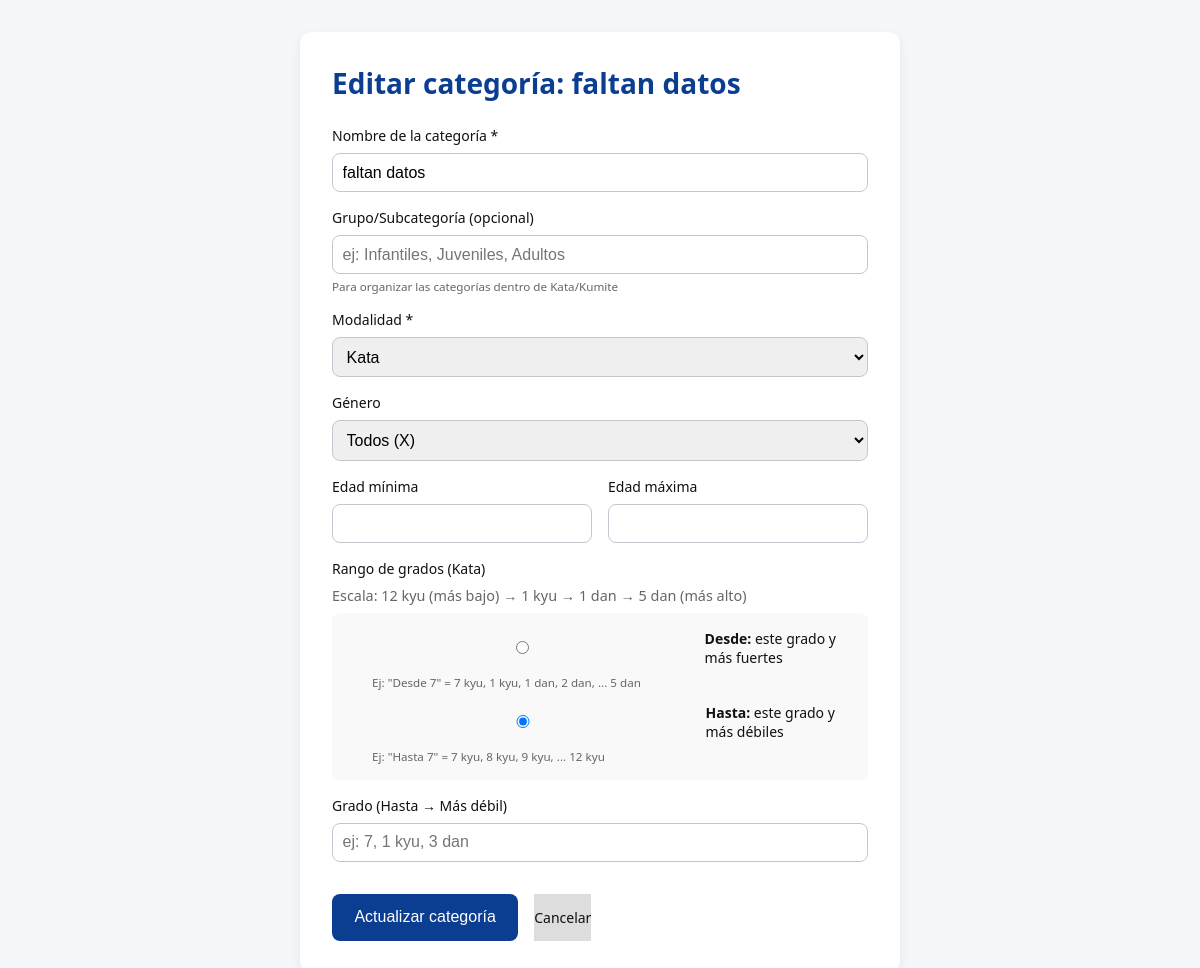
The app's page /category/4/edit with its own data.
### app.py (models this page shows)
class Category(db.Model):
    __tablename__ = "categories"
    id = db.Column(db.Integer, primary_key=True)
    competition_id = db.Column(db.Integer, db.ForeignKey("competitions.id"), nullable=False)
    name = db.Column(db.String(255), nullable=False)
    modality = db.Column(db.String(10), nullable=False)  # "kata" or "kumite"
    group = db.Column(db.String(100), nullable=True)  # Group/Subcategory for organization
    criteria = db.Column(db.JSON, nullable=False)  # e.g., {"age_min": 10, "age_max": 12, "gender": "M", "grade": "3"}
    competition = db.relationship("Competition", back_populates="categories")
    participant_links = db.relationship("ParticipantCategory", back_populates="category", cascade="all, delete-orphan")
    participants = db.relationship(
        "Participant",
        secondary="participant_categories",
        back_populates="categories",
        viewonly=True,
        overlaps="participant_links"
    )
    matches = db.relationship("Match", back_populates="category", cascade="all, delete-orphan")

### app.py (the view, shortened to what this page needs)
@app.route("/category/<int:cat_id>/edit", methods=["GET", "POST"])
def edit_category(cat_id):
    category = Category.query.get_or_404(cat_id)
    competition = category.competition
    return render_template("edit_category.html", category=category, competition=competition)

### templates/edit_category.html (shortened to what this page needs)
<!doctype html>
<html lang="es">
<head>
</head>
<body>
  <main>
    <h1>Editar categoría: {{ category.name }}</h1>
    <form method="post">
      <div class="form-group">
        <label for="name">Nombre de la categoría *</label>
        <input type="text" id="name" name="name" value="{{ category.name }}" required>
      </div>
      <div class="form-group">
        <label for="group">Grupo/Subcategoría (opcional)</label>
        <input type="text" id="group" name="group" value="{{ category.group or '' }}" placeholder="ej: Infantiles, Juveniles, Adultos">
        <small style="display: block; margin-top: 0.3rem; color: #666;">Para organizar las categorías dentro de Kata/Kumite</small>
      </div>
      <div class="form-group">
        <label for="modality">Modalidad *</label>
        <select id="modality" name="modality" required onchange="updateForm()">
          <option value="kata" {% if category.modality == 'kata' %}selected{% endif %}>Kata</option>
        </select>
      </div>
      <div class="form-group">
        <label for="gender">Género</label>
        <select id="gender" name="gender">
          <option value="X" {% if category.criteria.get('gender', 'X') == 'X' %}selected{% endif %}>Todos (X)</option>
        </select>
      </div>
      <div class="form-row">
        <div class="form-group">
          <label for="age_min">Edad mínima</label>
          <input type="number" id="age_min" name="age_min" value="{{ category.criteria.get('age_min', '') }}" min="0">
        </div>
        <div class="form-group">
          <label for="age_max">Edad máxima</label>
          <input type="number" id="age_max" name="age_max" value="{{ category.criteria.get('age_max', '') }}" min="0">
        </div>
      </div>
      <div id="kata-fields" {% if category.modality != 'kata' %}style="display:none;"{% endif %}>
        <div class="form-group">
          <label>Rango de grados (Kata)</label>
          <p style="font-size: 0.9rem; color: #666; margin-bottom: 0.5rem;">
            Escala: 12 kyu (más bajo) → 1 kyu → 1 dan → 5 dan (más alto)
          </p>
          <div style="margin-bottom: 1rem; padding: 1rem; background: #f9f9f9; border-radius: 8px;">
            {% set grade_type = 'desde' if category.criteria.get('grade_min') else 'hasta' %}
            {% set grade_value = category.criteria.get('grade_min_display') or category.criteria.get('grade_max_display') or category.criteria.get('grade_min') or category.criteria.get('grade_max') %}
            <div style="margin-bottom: 0.8rem;">
              <label style="display: flex; align-items: center; cursor: pointer; font-weight: normal;">
                <input type="radio" id="grade_type_desde" name="grade_type" value="desde" {% if grade_type == 'desde' %}checked{% endif %} onchange="updateGradeType()">
                <span style="margin-left: 0.5rem;"><strong>Desde:</strong> este grado y más fuertes</span>
              </label>
              <small style="display: block; margin-left: 1.5rem; margin-top: 0.3rem; color: #666;">
                Ej: "Desde 7" = 7 kyu, 1 kyu, 1 dan, 2 dan, ... 5 dan
              </small>
            </div>
            <div>
              <label style="display: flex; align-items: center; cursor: pointer; font-weight: normal;">
                <input type="radio" id="grade_type_hasta" name="grade_type" value="hasta" {% if grade_type == 'hasta' %}checked{% endif %} onchange="updateGradeType()">
                <span style="margin-left: 0.5rem;"><strong>Hasta:</strong> este grado y más débiles</span>
              </label>
              <small style="display: block; margin-left: 1.5rem; margin-top: 0.3rem; color: #666;">
                Ej: "Hasta 7" = 7 kyu, 8 kyu, 9 kyu, ... 12 kyu
              </small>
            </div>
          </div>
          <div>
            <label for="grade_value" id="grade_value_label" style="margin-bottom: 0.5rem;">Ingresa el grado</label>
            <input type="text" id="grade_value" name="grade_value" value="{{ grade_value or '' }}" placeholder="ej: 7, 1 kyu, 3 dan">
          </div>
        </div>
      </div>
      <div class="buttons">
        <button type="submit" class="btn-primary">Actualizar categoría</button>
        <a href="{{ url_for('competition_detail', comp_id=competition.id) }}" class="btn-secondary">Cancelar</a>
      </div>
    </form>
  </main>
</body>
</html>

### templates/edit_category.html (style rules this page uses)
* { margin: 0; padding: 0; box-sizing: border-box; }
body { font-family: system-ui, sans-serif; background: #f5f7fb; color: #111; font-size: 14px; }
main { max-width: 600px; margin: 2rem auto; background: white; padding: 2rem; border-radius: 12px; box-shadow: 0 4px 12px rgba(0,0,0,.08); }
h1 { color: #0b3d91; margin-bottom: 1.5rem; }
.form-group { margin-bottom: 1rem; }
label { display: block; font-weight: 500; margin-bottom: 0.5rem; }
input, select { width: 100%; padding: 0.6rem; border: 1px solid #c4c7d0; border-radius: 8px; font-size: 1rem; }
.form-row { display: grid; grid-template-columns: 1fr 1fr; gap: 1rem; }
.buttons { display: flex; gap: 1rem; margin-top: 2rem; }
button { padding: 0.9rem 1.4rem; border: none; border-radius: 8px; cursor: pointer; font-size: 1rem; }
.btn-primary { background: #0b3d91; color: white; }
.btn-secondary { background: #ddd; color: #111; text-decoration: none; display: inline-flex; align-items: center; justify-content: center; }
a { color: #0b3d91; text-decoration: none; }

### records on screen
Category: name "faltan datos", modality "Kata", gender "Todos (X)"
